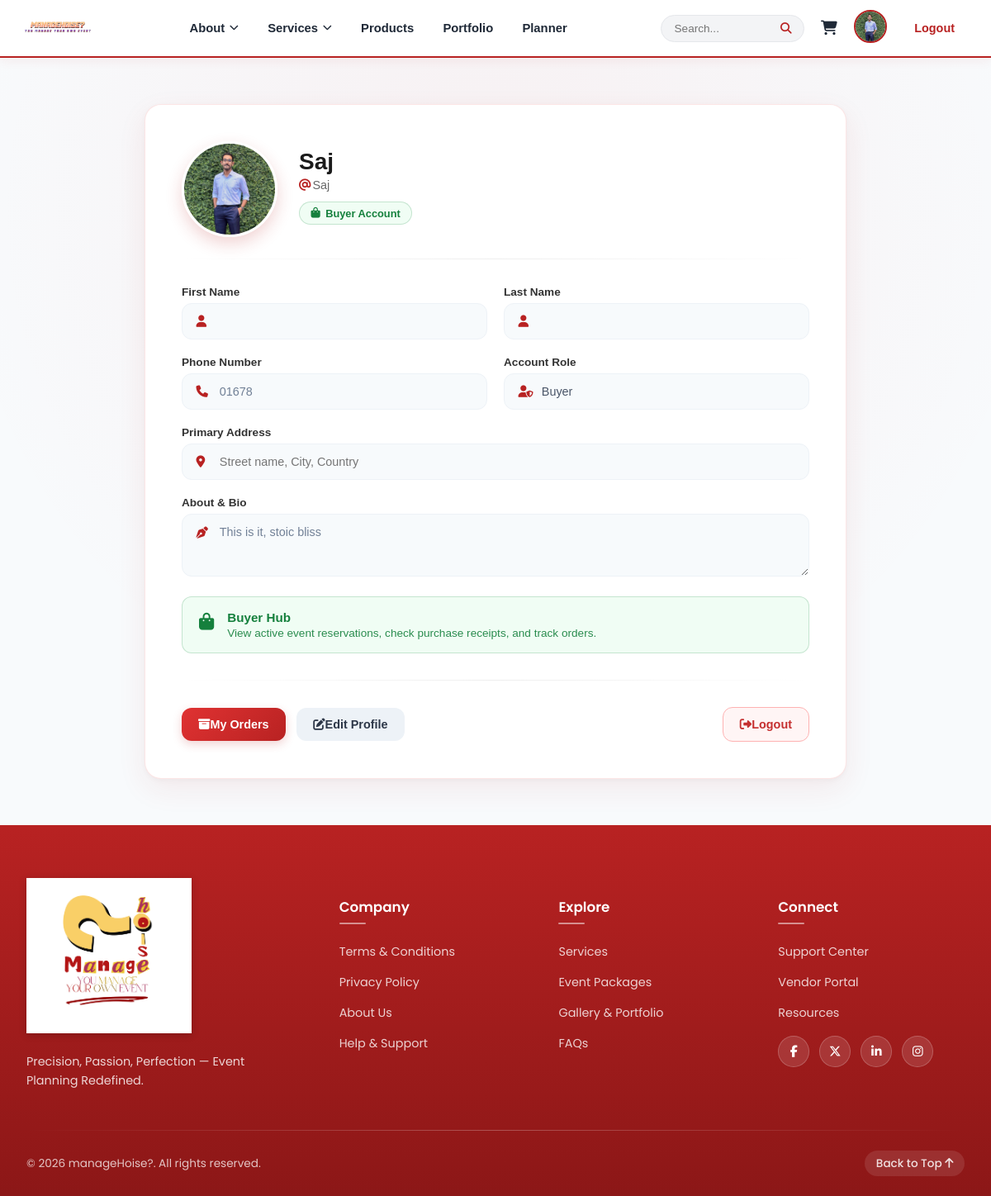
The app's page /profile/ (signed in) with its own data.
### EventApp/models.py (models this page shows, shortened)
class C_profile(models.Model):
    ROLE_CHOICES = (
        ('buyer', 'Customer'),
        ('seller', 'Vendor'),
    )
    user = models.OneToOneField(User, on_delete=models.CASCADE, related_name='profile')
    role = models.CharField(max_length=10, choices=ROLE_CHOICES, default='buyer')
    phone = models.CharField(max_length=15, blank=True)
    profile_picture = models.ImageField(
        upload_to='profile/',
        default='profile/user.png',
        blank=True,
        null=True
    )
    bio = models.TextField(blank=True)
    address = models.CharField(max_length=255, blank=True)

### EventApp/views.py (the view)
# urls.py: path('profile/', views.profile_view, name='profile'),
@login_required
def profile_view(request):
    profile, _ = C_profile.objects.get_or_create(user=request.user)
    editable = request.GET.get('edit') == 'true'
    if request.method == 'POST':
        user_form = UserUpdateForm(request.POST, instance=request.user)
        profile_form = ProfileUpdateForm(request.POST, request.FILES, instance=profile)
        if user_form.is_valid() and profile_form.is_valid():
            user_form.save()
            profile_form.save()
            messages.success(request, "Profile updated successfully!")
            return redirect('profile_view')
        else:
            messages.error(request, "Please check the form for errors.")
            editable = True
    else:
        user_form = UserUpdateForm(instance=request.user)
        profile_form = ProfileUpdateForm(instance=profile)
    return render(request, 'EventApp/profile.html', {
        'profile': profile,
        'user_form': user_form,
        'profile_form': profile_form,
        'editable': editable
    })

### EventApp/forms.py (shortened to what this page needs)
class UserUpdateForm(forms.ModelForm):
    email = forms.EmailField(required=False)  # <-- ADD required=False HERE
    class Meta:
        model = User
        fields = ['first_name', 'last_name', 'email']

class ProfileUpdateForm(forms.ModelForm):
    class Meta:
        model = C_profile
        fields = ['phone', 'profile_picture', 'bio', 'address']
        widgets = {
            'bio': forms.Textarea(attrs={'rows': 3}),
        }

### template/EventApp/profile.html (shortened to what this page needs)
{% load static %}
<!DOCTYPE html>
<html lang="en">
<head>
  <link rel="stylesheet" href="{% static 'css/header.css' %}" />
  <link rel="stylesheet" href="{% static 'css/profile.css' %}" />
  <link rel="stylesheet" href="{% static 'css/footer.css' %}" />
  <link rel="stylesheet" href="https://cdnjs.cloudflare.com/ajax/libs/font-awesome/6.5.0/css/all.min.css" />
</head>
<body>
  {% include 'header.html' %}
  <main class="mh-profile-wrapper">
    <div class="mh-profile-card">
      <form method="POST" enctype="multipart/form-data" action="{% url 'profile_view' %}" id="profile-form">
        <div class="mh-profile-hero">
          <div class="mh-avatar-wrapper">
            {% if profile.profile_picture %}
              <img id="profile-preview" src="{{ profile.profile_picture.url }}" alt="Profile Picture" class="mh-avatar-img" />
            {% else %}
              <img id="profile-preview" src="{% static 'image/default_avatar.png' %}" alt="Profile Picture" class="mh-avatar-img" />
            {% endif %}
          </div>
          <div class="mh-hero-details">
            <h2>
              {% if profile.user.first_name %}
                {{ profile.user.first_name }} {{ profile.user.last_name }}
              {% else %}
                {{ profile.user.username }}
              {% endif %}
            </h2>
            <p class="mh-username"><i class="fa-solid fa-at"></i>{{ profile.user.username }}</p>
            <div class="mh-role-badge mh-role-{{ profile.role|lower }}">
              <i class="fa-solid {% if profile.role == 'seller' %}fa-store{% else %}fa-bag-shopping{% endif %}"></i>
              <span>{{ profile.role|default:"Member"|title }} Account</span>
            </div>
          </div>
        </div>
        <div class="mh-section-divider"></div>
        <div class="mh-profile-form-grid">
          <div class="mh-input-group">
            <label for="first_name">First Name</label>
            <div class="mh-input-field">
              <input
                type="text"
                id="first_name"
                name="first_name"
                value="{{ profile.user.first_name }}"
                class="editable-field"
                {% if not editable %}disabled{% endif %}
              />
            </div>
          </div>
          <div class="mh-input-group">
            <label for="last_name">Last Name</label>
            <div class="mh-input-field">
              <input
                type="text"
                id="last_name"
                name="last_name"
                value="{{ profile.user.last_name }}"
                class="editable-field"
                {% if not editable %}disabled{% endif %}
              />
            </div>
          </div>
          <div class="mh-input-group">
            <label for="phone">Phone Number</label>
            <div class="mh-input-field">
              <input
                type="text"
                id="phone"
                name="phone"
                value="{{ profile.phone|default_if_none:'' }}"
                placeholder="+1 (555) 000-0000"
                class="editable-field"
                {% if not editable %}disabled{% endif %}
              />
            </div>
          </div>
          <div class="mh-input-group">
            <label for="role">Account Role</label>
            <div class="mh-input-field readonly">
              <input
                type="text"
                id="role"
                name="role"
                value="{{ profile.role|title }}"
                disabled
                readonly
              />
            </div>
          </div>
          <div class="mh-input-group full-width">
            <label for="address">Primary Address</label>
            <div class="mh-input-field">
              <input
                type="text"
                id="address"
                name="address"
                value="{{ profile.address|default_if_none:'' }}"
                placeholder="Street name, City, Country"
                class="editable-field"
                {% if not editable %}disabled{% endif %}
              />
            </div>
          </div>
          <div class="mh-input-group full-width">
            <label for="bio">About & Bio</label>
            <div class="mh-input-field textarea-field">
              <textarea
                id="bio"
                name="bio"
                placeholder="Tell us a bit about yourself or your event organization..."
                class="editable-field"
                rows="3"
                {% if not editable %}disabled{% endif %}
              >{{ profile.bio|default_if_none:'' }}</textarea>
            </div>
          </div>
        </div>
      </form>
      <div class="mh-role-notice">
        {% if profile.role == 'seller' %}
          <div class="mh-notice-card seller">
            <i class="fa-solid fa-chart-line"></i>
            <div>
              <h5>Seller Dashboard Access</h5>
              <p>You can add products, manage inventories, and fulfill active customer orders.</p>
            </div>
          </div>
        {% elif profile.role == 'buyer' %}
          <div class="mh-notice-card buyer">
            <i class="fa-solid fa-bag-shopping"></i>
            <div>
              <h5>Buyer Hub</h5>
              <p>View active event reservations, check purchase receipts, and track orders.</p>
            </div>
          </div>
        {% endif %}
      </div>
      <div class="mh-section-divider"></div>
      <div class="mh-action-grid">
        {% if profile.role == 'seller' %}
          <a href="{% url 'add_product' %}" class="mh-btn mh-btn-primary">
            <i class="fa-solid fa-plus me-2"></i> Add Product
          </a>
          <a href="{% url 'product_list' %}" class="mh-btn mh-btn-secondary">
            <i class="fa-solid fa-boxes-stacked me-2"></i> Manage Products
          </a>
        {% elif profile.role == 'buyer' %}
          <a href="{% url 'order_history' %}" class="mh-btn mh-btn-primary">
            <i class="fa-solid fa-box-archive me-2"></i> My Orders
          </a>
        {% endif %}
        {% if not editable %}
          <a href="?edit=true" class="mh-btn mh-btn-edit">
            <i class="fa-solid fa-pen-to-square me-2"></i> Edit Profile
          </a>
        {% endif %}
        <a href="{% url 'logout' %}" class="mh-btn mh-btn-logout">
          <i class="fa-solid fa-right-from-bracket me-2"></i> Logout
        </a>
      </div>
    </div>
  </main>
  {% include 'footer.html' %}
</body>
</html>

### template/header.html (shortened to what this page needs)
{% load static %}
<header class="mh-site-header">
  <div class="mh-header-inner">
    <a href="{% url 'home' %}" class="mh-brand">
      <img src="{% static 'image/manage.png' %}" alt="ManageHouse Logo" class="mh-logo-img" />
    </a>
    <nav class="mh-nav" id="mhNavMenu">
      <ul class="mh-nav-list">
        <li class="mh-nav-item mh-dropdown">
          <a href="#" class="mh-nav-link">
            About <i class="fa-solid fa-chevron-down mh-arrow"></i>
          </a>
        </li>
        <li class="mh-nav-item mh-dropdown">
          <a href="#" class="mh-nav-link">
            Services <i class="fa-solid fa-chevron-down mh-arrow"></i>
          </a>
        </li>
        <li class="mh-nav-item">
          <a href="{% url 'product_list' %}" class="mh-nav-link">Products</a>
        </li>
        <li class="mh-nav-item">
          <a href="{% url 'event_list' %}" class="mh-nav-link">Portfolio</a>
        </li>
        {% if user.is_authenticated %}
          <li class="mh-nav-item">
            <a href="{% url 'planner_dashboard' %}" class="mh-nav-link">Planner</a>
          </li>
        {% endif %}
      </ul>
    </nav>
    <div class="mh-header-actions">
      {% if user.is_authenticated %}
        <form class="mh-search-form" action="/search/" method="GET">
          <input type="text" name="q" class="mh-search-input" placeholder="Search..." required />
          <button type="submit" class="mh-search-btn" aria-label="Search">
            <i class="fa-solid fa-magnifying-glass"></i>
          </button>
        </form>
        <a href="{% url 'view_cart' %}" class="mh-icon-link" title="View Cart">
          <i class="fa-solid fa-cart-shopping"></i>
        </a>
        <a href="{% url 'profile_view' %}" class="mh-avatar-link" title="My Account">
          {% if user.profile.profile_picture %}
            <img src="{{ user.profile.profile_picture.url }}" alt="Profile" class="mhl-avatar-img" />
          {% else %}
            <img src="{% static 'profile/user.png' %}" alt="Profile" class="mh-avatar-img" />
          {% endif %}
        </a>
        <a href="{% url 'logout' %}" class="mh-btn mh-btn-outline" title="Logout">
          Logout
        </a>
      {% else %}
        <a href="{% url 'login' %}" class="mh-btn mh-btn-ghost">Login</a>
        <a href="{% url 'signup' %}" class="mh-btn mh-btn-crimson">Sign Up</a>
      {% endif %}
    </div>
  </div>
</header>

### static/css/header.css (style rules this page uses)
:root { --mh-crimson: #b82222; --mh-crimson-hover: #961b1b; --mh-crimson-light: #fdf2f2; --mh-text: #1f2937; --mh-text-muted: #6b7280; --mh-border: #e5e7eb; }
.mh-site-header { background-color: #ffffff; border-bottom: 2px solid var(--mh-crimson); position: sticky; top: 0; z-index: 1000; box-shadow: 0 4px 12px rgba(184, 34, 34, 0.06); }
.mh-header-inner { max-width: 1200px; margin: 0 auto; padding: 0.75rem 1.5rem; display: flex; align-items: center; justify-content: space-between; gap: 1.5rem; }
.mh-brand { display: flex; align-items: center; text-decoration: none; }
.mh-logo-img { height: 38px; width: auto; object-fit: contain; }
.mh-nav-list { display: flex; align-items: center; gap: 0.5rem; list-style: none; margin: 0; padding: 0; }
.mh-nav-link { display: flex; align-items: center; gap: 0.35rem; padding: 0.5rem 0.85rem; color: var(--mh-text); font-weight: 600; font-size: 0.925rem; text-decoration: none; border-radius: 0.5rem; transition: all 0.2s ease; }
.mh-arrow { font-size: 0.7rem; transition: transform 0.2s ease; }
.mh-dropdown { position: relative; }
.mh-header-actions { display: flex; align-items: center; gap: 0.85rem; }
.mh-search-form { display: flex; align-items: center; background-color: #f3f4f6; border: 1px solid var(--mh-border); border-radius: 9999px; padding: 0.25rem 0.5rem 0.25rem 0.85rem; transition: border-color 0.2s ease; }
.mh-search-input { border: none; background: transparent; outline: none; font-size: 0.85rem; width: 120px; color: var(--mh-text); }
.mh-search-btn { border: none; background: transparent; color: var(--mh-crimson); cursor: pointer; padding: 0.25rem 0.4rem; font-size: 0.85rem; }
.mh-icon-link { color: var(--mh-text); font-size: 1.1rem; padding: 0.4rem; border-radius: 50%; text-decoration: none; display: flex; align-items: center; justify-content: center; transition: color 0.2s ease, background-color 0.2s ease; }
.mhl-avatar-img { width: 36px; height: 36px; border-radius: 50%; object-fit: cover; border: 2px solid var(--mh-crimson); }
.mh-btn { display: inline-flex; align-items: center; padding: 0.45rem 1rem; font-size: 0.875rem; font-weight: 600; border-radius: 0.5rem; text-decoration: none; transition: all 0.2s ease; }
.mh-btn-outline { border: 1px solid var(--mh-crimson); color: var(--mh-crimson); }

### records on screen
C_profile: profile_picture (picture), user.username "Saj", role "Buyer", phone "01678", bio "This is it, stoic bliss"
